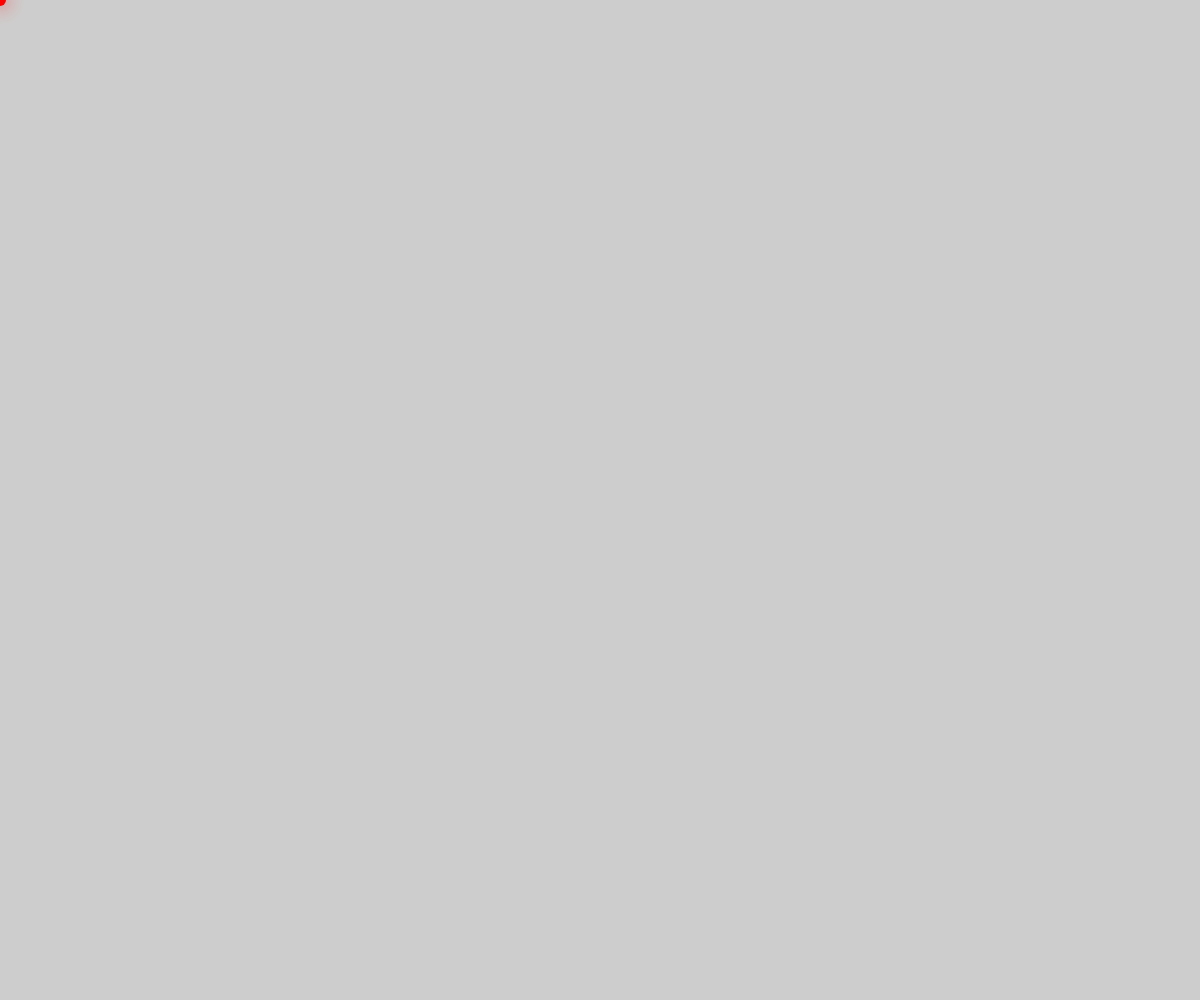
Frame 1 (no input)
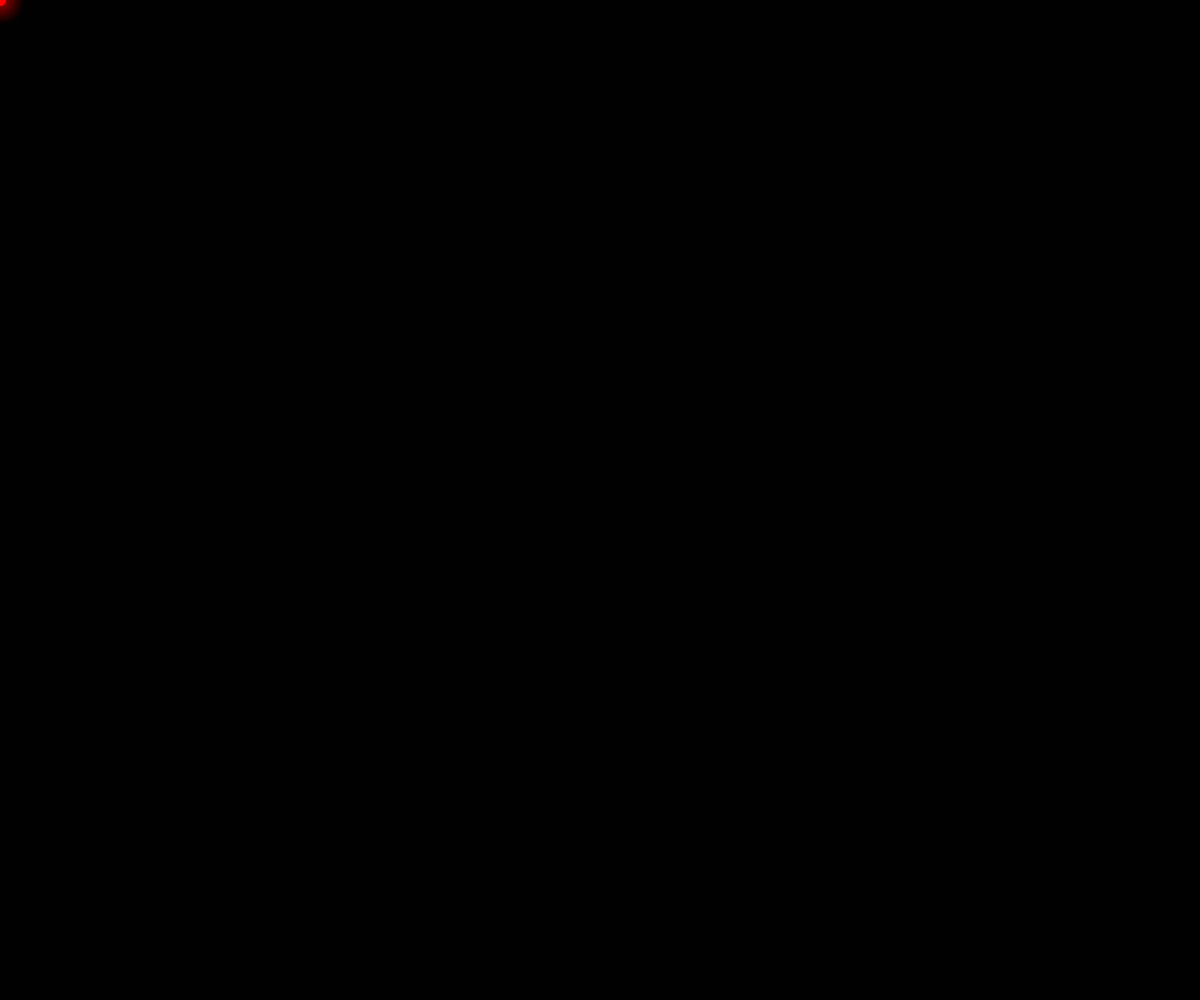
Frame 60 (no input)
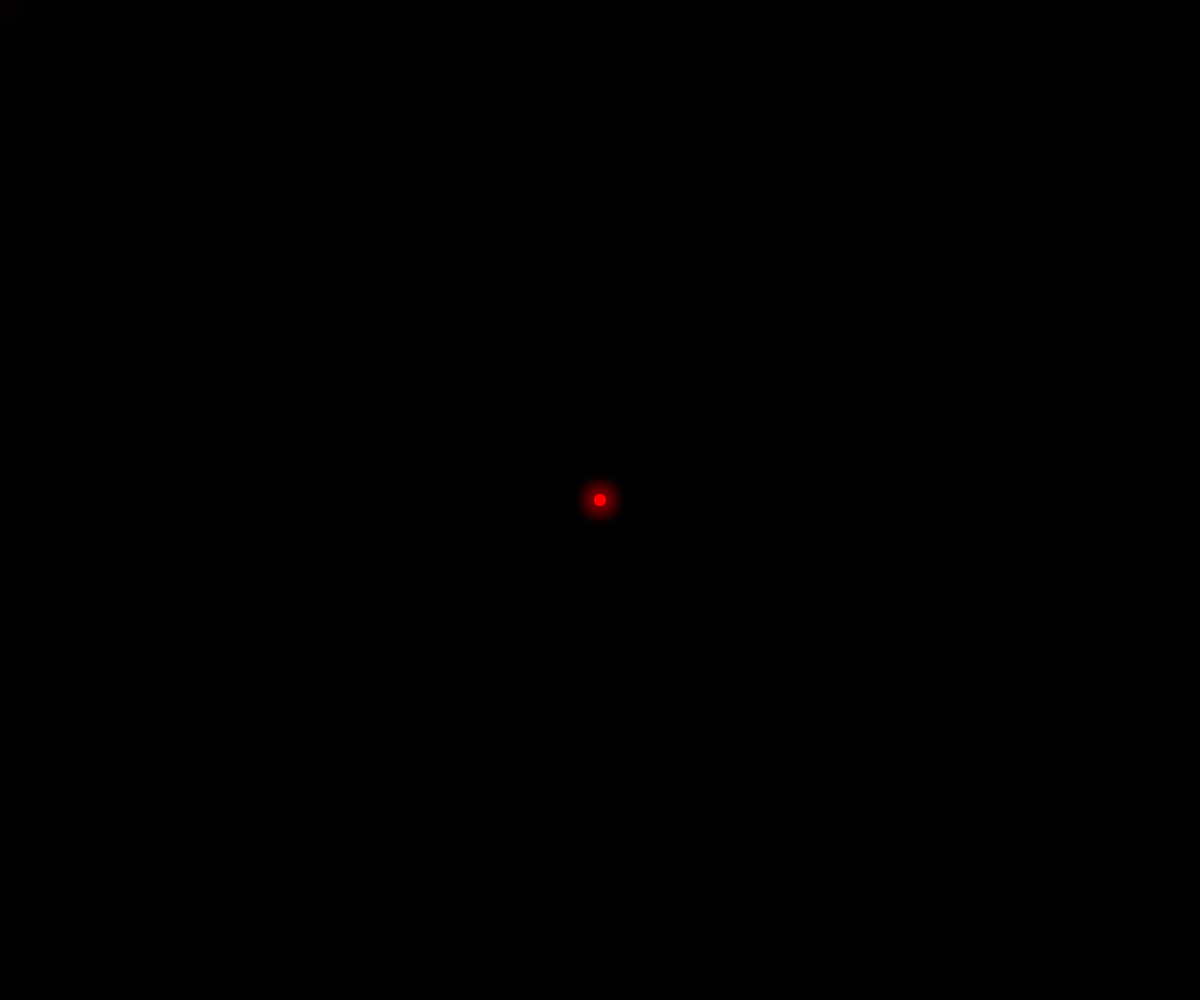
Frame 120 (the mouse pressed at the canvas centre since frame 60)

The p5.js sketch that drew these frames (run headless with seeded random() and noise() and a simulated clock; from frame 60 on, the mouse is pressed at the canvas centre):

// p5.js sketch
// ── sketch.js
let snake = [];
let maxLen = 15;
let score = 0;
let segDist = 10;
let food;
let foodColor;
let snakeColor;
let isPlaying = false;

//'Ghost' point that trails behind the mouse
let lagX = 0;
let lagY = 0;

function setup() {
  createCanvas(windowWidth, windowHeight);
  snakeColor = color(0, 255, 204);
  pickLocation();

  // Start the 'ghost' point in the center so the snake doesn't snap on load
  lagX = width / 2;
  lagY = height / 2;
}

function draw() {
  // Low opacity to create a motion blur/trail effect instead of erasing the screen completely every frame
  background(0, 50);

  // Red cursor that tracks the mouse
  push();
  noStroke();
  fill(255, 0, 0);
  drawingContext.shadowBlur = 20;
  drawingContext.shadowColor = 'red';
  circle(mouseX, mouseY, 12);
  pop();
  drawingContext.shadowBlur = 0;

  if (isPlaying) {
    runGameLogic();
  }
}

function runGameLogic() {
  // 1. LAG CALCULATION
  // lerp() (Linear Interpolation) calculates a point 12% of the way between the current snake position and the mous
  lagX = lerp(lagX, mouseX, 0.12);
  lagY = lerp(lagY, mouseY, 0.12);

  // 2. MOVEMENT
  let currentHeadX = lagX;
  let currentHeadY = lagY;

  // If the snake is empty, add the first point
  if (snake.length === 0) {
    snake.push(createVector(currentHeadX, currentHeadY));
  } else {
    let head = snake[snake.length - 1];
    let d = dist(currentHeadX, currentHeadY, head.x, head.y);

    // Only add a new body segment if we have moved far enough (segDist)
    if (d > segDist) {
      snake.push(createVector(currentHeadX, currentHeadY));

      // Array Management: remove the oldest segment (tail) to maintain length
      if (snake.length > maxLen) {
        snake.shift();
      }
    }
  }

  // 3. COLLISIONS
  // Check collision between the 'ghost' head and the food
  if (dist(lagX, lagY, food.x, food.y) < 25) {
    eatFood();
  }

  // Check collision between the head and its own body
  // We subtract 10 from the loop to avoid detecting a collision with the first 10 circles
  for (let i = 0; i < snake.length - 10; i++) {
    let part = snake[i];
    if (dist(lagX, lagY, part.x, part.y) < 10) {
      gameOver();
    }
  }

  // 4. DRAWING
  // Draw the food using sin() to make it pulse in size
  noStroke();
  fill(foodColor);
  let pulseSize = map(sin(frameCount * 0.1), -1, 1, 10, 25);
  circle(food.x, food.y, pulseSize);

  // Draw the snake by looping through the array
  for (let i = 0; i < snake.length; i++) {
    // We use map() to make the tail more transparent (alpha) and smaller than the head
    let alpha = map(i, 0, snake.length, 20, 200);
    let size = map(i, 0, snake.length, 2, 25);

    fill(red(snakeColor), green(snakeColor), blue(snakeColor), alpha);
    noStroke();
    circle(snake[i].x, snake[i].y, size);
  }
}

function startGame() {
  isPlaying = true;
  snake = [];

  // Reset the lag variables to the mouse position to prevent instant death
  lagX = mouseX;
  lagY = mouseY;
  snake.push(createVector(lagX, lagY));

  // Reset physics variables and update the UI
  maxLen = 15;
  score = 0;
  document.getElementById('score-board').innerText = "SCORE: " + score;

  snakeColor = color(0, 255, 204);

  pickLocation();
  document.getElementById('overlay').classList.add('hidden');
}

function gameOver() {
  isPlaying = false;

  // Reveal the HTML overlay and update the text
  let overlay = document.getElementById('overlay');
  overlay.classList.remove('hidden');

  document.getElementById('status-text').innerText = "GAME OVER";
  document.getElementById('sub-text').innerText = "You Died.";
  document.getElementById('start-btn').innerText = "PLAY AGAIN";
}

function eatFood() {
  score++;
  document.getElementById('score-board').innerText = "SCORE: " + score;

  // Make the snake physically longer
  maxLen += 8;

  // The snake adopts the color of the food it just ate
  snakeColor = foodColor;

  pickLocation();
}

function pickLocation() {
  food = createVector(random(50, width - 50), random(50, height - 50));
  // Generate a random neon color for the next piece of food
  foodColor = color(random(100, 255), random(50, 255), random(100, 255));
}

function windowResized() {
  resizeCanvas(windowWidth, windowHeight);
}
// ── style.css
/* 1. ORIGINAL FONT & CURSOR SETUP */
body {
    margin: 0;
    padding: 0;
    background-color: #000;
    overflow: hidden;
    /* Retro Font */
    font-family: 'Courier New', Courier, monospace; 
    /* Hide default cursor */
    cursor: none; 
  }
  
  canvas {
    display: block;
    position: absolute;
    top: 0; left: 0; z-index: -1;
  }
  
  /* 2. SCOREBOARD STYLING */
  #score-board {
    position: absolute;
    top: 20px; left: 20px;
    color: #00ffcc;
    font-size: 24px; font-weight: bold;
    z-index: 10;
    /* Allow hover interaction */
    pointer-events: auto; 
    transition: transform 0.3s;
    text-shadow: 0 0 10px #00ffcc;
  }
  
  #score-board:hover {
    transform: scale(1.1);
    cursor: none;
  }
  
  /* 3. OVERLAY STYLING */
  #overlay {
    position: absolute;
    top: 50%; left: 50%;
    transform: translate(-50%, -50%);
    text-align: center;
    color: white;
    z-index: 20;
    /* Ignore clicks on the box background, allow clicks to pass through */
    pointer-events: none; 
    transition: opacity 0.3s;
  }
  
  #status-text {
    margin: 0;
    font-size: 50px;
    letter-spacing: 2px;
    color: #fff;
    text-shadow: 0 0 20px #00ffcc, 0 0 40px #00ffcc;
  }
  
  #sub-text {
    font-size: 20px;
    color: #bbb;
    margin-top: 10px;
  }
  
  /* 4. BUTTON STYLING & PSEUDO-CLASSES */
  #start-btn {
    /* Crucial: Re-enable pointer events for the button so we can click it */
    pointer-events: auto; 
    
    margin-top: 30px;
    background: transparent;
    border: 2px solid #00ffcc;
    color: #00ffcc;
    padding: 15px 40px;
    font-family: inherit; /* Inherits Courier New */
    font-size: 18px;
    font-weight: bold;
    cursor: none; /* Keep the custom cursor */
    transition: all 0.1s;
    
    /* Initial Glow */
    box-shadow: 0 0 10px rgba(0, 255, 204, 0.2);
  }
  
  /* :hover - Glow brighter */
  #start-btn:hover {
    background-color: rgba(0, 255, 204, 0.1);
    box-shadow: 0 0 20px #00ffcc;
    text-shadow: 0 0 8px #00ffcc;
  }
  
  /* :active - The Tactile Effect (Moves down) */
  #start-btn:active {
    transform: translateY(4px); 
    box-shadow: 0 0 5px #00ffcc; 
  }
  
  /* Utility to hide menu */
  .hidden {
    opacity: 0;
    pointer-events: none !important; 
  }
